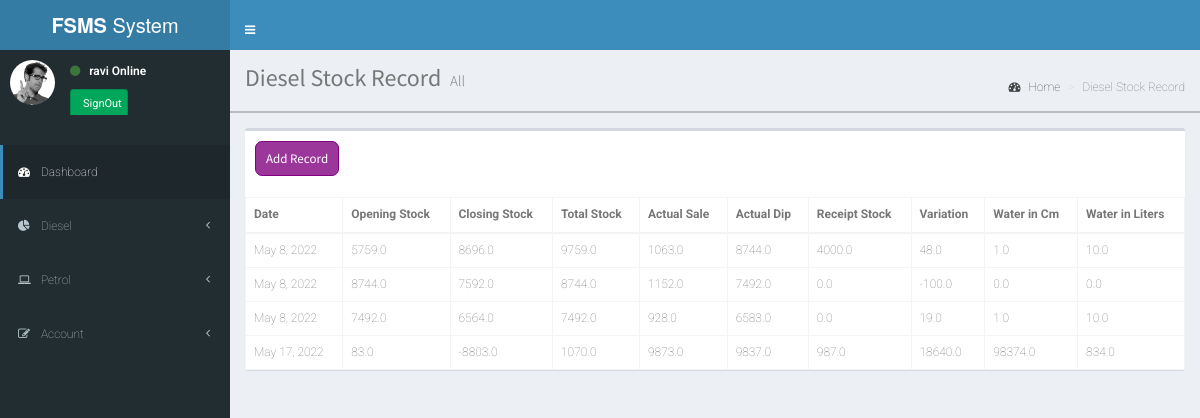
Screenshot of /diesel/ (signed in) with the database file from the repository.
### PPMS_backend/models.py (models this page shows, shortened)
class DieselStock(models.Model):
    date = models.DateField(auto_now_add=True)
    openingStock = models.FloatField(default=0)
    receiptStock = models.FloatField(default=0)
    totalStock = models.FloatField(blank=False, null=False)
    actualSale = models.FloatField(default=0)
    closingStock = models.FloatField(null=False, blank=False)
    productDip = models.FloatField(default=0)
    actualDip = models.FloatField(default=0)
    variations = models.FloatField(default=0)
    waterCm = models.FloatField(default=0)
    waterLtrs = models.FloatField(default=0)

### PPMS_backend/views.py (the view)
# urls.py: path('diesel/', views.dieselStock, name="diesel"),
@login_required
def dieselStock(request):
    diesel = DieselStock.objects.all()
    return render(request, 'diesel.html', {'diesel': diesel})

### PPMS_backend/templates/diesel.html
{% extends 'base.html' %}
{% load static %}{% block extracss %}
    <link href="{% static 'css/style.css' %}" rel="stylesheet">
{% endblock %}
{% block content %}
    <div class="head-holder">
    <section class="content-header">
        <h1>
            Diesel Stock Record
            <small>All</small>
        </h1>
        <ol class="breadcrumb">
            <li><a href="{% url 'home' %}"><i class="fa fa-dashboard"></i> Home</a></li>
            <li class="active">Diesel Stock Record</li>
        </ol>
    </section>
    </div>
    <section class="content">
        <div class="row">
            <div class="col-xs-12">
                <div class="box">
                    <div class="box-header">
                        <h3 class="box-title"><a href="{% url 'diesel-form' %}" class="add-record">Add Record</a></h3>
                    </div>
                    <table class="table table-bordered">
                        <thead>
                        <tr>
                            <th>Date</th>
                            <th>Opening Stock</th>
                            <th>Closing Stock</th>
                            <th>Total Stock</th>
                            <th>Actual Sale</th>
                            <th>Actual Dip</th>
                            <th>Receipt Stock</th>
                            <th>Variation</th>
                            <th>Water in Cm</th>
                            <th>Water in Liters</th>
                        </tr>
                        </thead>
                        <tbody>
                        {% for foo in diesel %}
                            <tr>
                                <td>{{ foo.date }}</td>
                                <td>{{ foo.openingStock }}</td>
                                <td>{{ foo.closingStock }}</td>
                                <td>{{ foo.totalStock }}</td>
                                <td>{{ foo.actualSale }}</td>
                                <td>{{ foo.actualDip }}</td>
                                <td>{{ foo.receiptStock }}</td>
                                <td>{{ foo.variations }}</td>
                                <td>{{ foo.waterCm }}</td>
                                <td>{{ foo.waterLtrs }}</td>
                            </tr>
                        {% endfor %}
                        </tbody>
                    </table>
                </div>
            </div>
        </div>
    </section>
{% endblock %}

### PPMS_backend/templates/base.html (shortened to what this page needs)
{% load static %}
<!DOCTYPE html>
<html lang="en">
<head>
    <link rel="stylesheet" type="text/css" href="{% static 'css/bootstrap.min.css' %}">
    <link rel="stylesheet" href="{% static 'css/AdminLTE.min.css' %}">
    <link href="https://maxcdn.bootstrapcdn.com/font-awesome/4.2.0/css/font-awesome.min.css" rel="stylesheet">
    <link rel="stylesheet" href="{% static 'css/_all-skins.min.css' %}">
    <link rel="stylesheet" type="text/css" href="{% static 'css/style.css' %}">
    {% block extracss %}
    {% endblock %}
</head>
<body class=" skin-blue sidebar-mini fixed">
<div class="wrapper">
{% if user.is_authenticated %}
    <header class="main-header">
        <a href="{% url 'home' %}" class="logo">
            <span class="logo-lg"><b>FSMS</b> System</span>
        </a>
        <nav class="navbar navbar-static-top min-high">
            <a href="#" class="sidebar-toggle" data-toggle="push-menu" role="button">
            </a>
        </nav>
    </header>
    <aside class="main-sidebar">
        <section class="sidebar">
            <div class="user-panel">
                    <div class="pull-left image">
                        <img src="{% static 'img/user2-160x160.jpg' %}" class="img-circle" alt="User Image">
                    </div>
                    <div class="pull-left info">
                        <p>
                            <i class="fa fa-circle text-success"></i>
                            &nbsp;&nbsp;{{ user.username }}
                            <span>Online</span>
                        </p>
                        <a class="btn btn-success" href="{% url 'logout' %}">
                            SignOut
                        </a>
                    </div>
            </div>
            <ul class="sidebar-menu" data-widget="tree">
                <br>
                <li class="active">
                    <a href="{% url 'home' %}">
                        <i class="fa fa-dashboard"></i> <span>Dashboard</span>
                    </a>
                </li>
                <li class="treeview">
                    <a href="#" >
                        <i class="fa fa-pie-chart"></i>
                        <span>Diesel </span>
                        <span class="pull-right-container">
                            <i class="fa fa-angle-left pull-right">
                            </i>
                        </span>
                    </a>
                </li>
                <li class="treeview">
                    <a href="#">
                        <i class="fa fa-laptop"></i>
                        <span>Petrol</span>
                        <span class="pull-right-container">
                            <i class="fa fa-angle-left pull-right"></i>
                        </span>
                    </a>
                </li>
                <li class="treeview">
                    <a href="{% url 'home' %}">
                        <i class="fa fa-edit"></i> <span>Account</span>
                        <span class="pull-right-container">
                            <i class="fa fa-angle-left pull-right"></i>
                        </span>
                    </a>
                </li>
            </ul>
        </section>
    </aside>
    <div class="content-wrapper">
        {% block content %}
        {% endblock %}
    </div>
{% endif %}
</div>
</body>
</html>

### PPMS_backend/static/css/style.css (style rules this page uses)
* { margin: 0; padding: 0; box-sizing: border-box; -webkit-box-sizing: border-box; -moz-box-sizing: border-box; -webkit-font-smoothing: antialiased; -moz-font-smoothing: antialiased; -o-font-smoothing: antialiased; font-smoothing: antialiased; text-rendering: optimizeLegibility; }
body { font-family: "Roboto", Helvetica, Arial, sans-serif; font-weight: 100; font-size: 12px; line-height: 30px; color: #777; background: #4CAF50; }
.min-high { height: 50px; }
.head-holder { border-bottom: 2px solid #b7bdc0; margin: 0 0; padding: 0 0 20px 0; }
.add-record { border: 1px solid purple; line-height: 33px; display: block; position: relative; color: white; padding: 0 10px; border-radius: 7px; background: #800080c9; overflow: hidden; }
.box-header>.fa, .box-header>.glyphicon, .box-header>.ion, .box-header .box-title { font-size: 13px; }

### rows the page displays
DieselStock: date "May 8, 2022", openingStock "5759.0", closingStock "8696.0", totalStock "9759.0", actualSale "1063.0", actualDip "8744.0", receiptStock "4000.0", variations "48.0", waterCm "1.0", waterLtrs "10.0"
DieselStock: date "May 8, 2022", openingStock "8744.0", closingStock "7592.0", totalStock "8744.0", actualSale "1152.0", actualDip "7492.0", receiptStock "0.0", variations "-100.0", waterCm "0.0", waterLtrs "0.0"
DieselStock: date "May 8, 2022", openingStock "7492.0", closingStock "6564.0", totalStock "7492.0", actualSale "928.0", actualDip "6583.0", receiptStock "0.0", variations "19.0", waterCm "1.0", waterLtrs "10.0"
DieselStock: date "May 17, 2022", openingStock "83.0", closingStock "-8803.0", totalStock "1070.0", actualSale "9873.0", actualDip "9837.0", receiptStock "987.0", variations "18640.0", waterCm "98374.0", waterLtrs "834.0"

### other values shown
{{ user.username }} "ravi"
